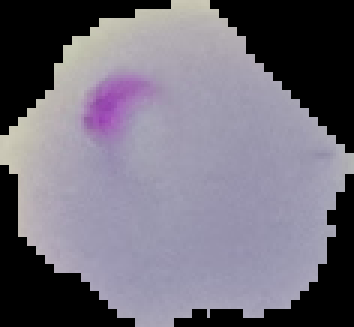
#> input picture train/parasitized.10071.png, 118 x 109 px (shown 3 times larger); its folder holds 4 pictures in this run
$ python train_hog_pca_svm_kernel_linear.py
#> lines starting #> are read from the running program, lines starting #| are printed output that depends on the picture

import os
import cv2
import numpy as np
from sklearn.model_selection import train_test_split
from sklearn.decomposition import PCA
from sklearn.svm import SVC
from sklearn.metrics import accuracy_score, cohen_kappa_score, f1_score, confusion_matrix, recall_score, roc_auc_score
from skimage.feature import hog
import seaborn as sns
import matplotlib.pyplot as plt
import uuid
import random

def extract_hog_features(images):
    hog_features = []
    hog_images = []
    for image in images:
        features, img = hog(image, orientations=9,      # o número de direções angulares distintas para as quais os gradientes são calculados
                              pixels_per_cell=(8, 8),   # tamanho (em pixels) de cada célula na qual a imagem é dividida para calcular o histograma de gradientes orientados
                              cells_per_block=(2, 2),
                              visualize=True)          # índice do eixo do canal na imagem de entrada.
        hog_features.append(features)
        hog_images.append(img)
    return np.array(hog_features), hog_images

def visualize_multiple_hog(images, hog_images, images_to_show=5):
    plt.figure(figsize=(6, images_to_show))

    for i in range(images_to_show):
        # Mostrar imagem original
        plt.subplot(images_to_show, 2, 2 * i + 1)
        plt.imshow(images[i], cmap='gray', vmin=0, vmax=1)
        plt.title(f'Imagem Original {i+1}', fontsize=8)
        plt.axis('off')
        plt.savefig(str(i + 1) + '_hog.png')

        # Mostrar imagem HOG
        plt.subplot(images_to_show, 2, 2 * i + 2)
        plt.imshow(hog_images[i], cmap='gray')
        plt.title(f'Imagem HOG {i+1}', fontsize=8)
        plt.axis('off')
        plt.show()

def predict_and_evaluate(model, X_test, y_test):
    # Inferência
    y_pred = model.predict(X_test)

    # Métricas
    print('Acurácia:', accuracy_score(y_test, y_pred))
    print('F1 score:', f1_score(y_test, y_pred, average='weighted'))
    print('Recall Score:', recall_score(y_test, y_pred))
    print('ROC AUC Score:', roc_auc_score(y_test, y_pred))
    print('Cohen Kappa Score:', cohen_kappa_score(y_test, y_pred))

    # Matriz de confusão
    conf_matrix = confusion_matrix(y_test, y_pred)
    sns.heatmap(conf_matrix, annot=True, fmt='d', cmap="Blues", xticklabels=np.unique(y_test), yticklabels=np.unique(y_test))
    plt.title('Matriz de Confusão')
    plt.xlabel('Predito')
    plt.ylabel('Verdadeiro')
    plt.show()

def train(X_train, y_train):
  model = SVC(kernel='linear')
  model.fit(X_train, y_train)
  return model

def load_images_from_folder(folder, img_size, labels_dict=None, max_images=None, sort=False):
#> called with folder = 'train', img_size = 64, sort = False
    images = []
    labels = []

    file_list = os.listdir(folder)
    # Ordenar os arquivos numericamente (por conta do submission file)
    if sort:
        file_list = sorted(file_list, key=lambda x: int(x.split('.')[0]))

    for filename in file_list:
        if max_images and len(images) >= max_images:
            break
        if filename.endswith(".png"):
            img_path = os.path.join(folder, filename)
            img = cv2.imread(img_path, 1) #1- Color 0 - grayscale
#> img is the input picture: shape (109, 118, 3); mean B, G, R 122.1, 109.4, 113.5
            rgb_img = cv2.cvtColor(img, cv2.COLOR_BGR2GRAY)
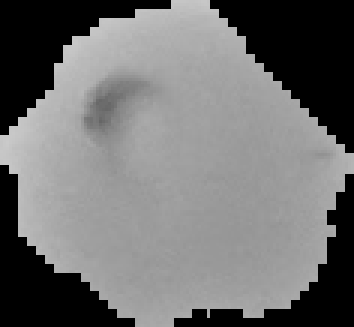
#> rgb_img: shape (109, 118) (shown 3 times larger); min 0, max 202, mean 112
            resized_image = cv2.resize(rgb_img, (img_size, img_size))
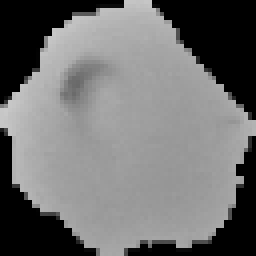
#> resized_image: shape (64, 64) (shown 4 times larger); min 0, max 201, mean 111.9

            img_array = np.array(resized_image)
            images.append(img_array)
            # Etiquetar as imagens: 0 para gato, 1 para cachorro
            if labels_dict:
                labels.append(labels_dict[filename])
            elif 'parasitized' in filename:
                labels.append(0)
            elif 'uninfected' in filename:
                labels.append(1)
#> pass 2 of the loop in load_images_from_folder, `for filename in file_list:`:
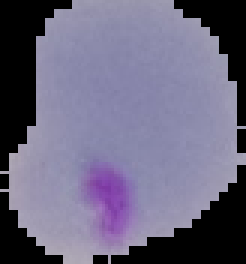
#> input picture train/parasitized.10086.png, 82 x 88 px (shown 3 times larger)
#> in load_images_from_folder, img is the input picture: shape (88, 82, 3); mean B, G, R 126.9, 102.6, 106.6
#> in load_images_from_folder, `rgb_img = cv2.cvtColor(img, cv2.COLOR_BGR2GRAY)`:
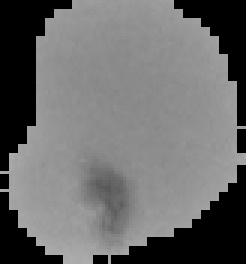
#> rgb_img: shape (88, 82) (shown 3 times larger); min 0, max 173, mean 106.5
#> in load_images_from_folder, `resized_image = cv2.resize(rgb_img, (img_size, img_size))`:
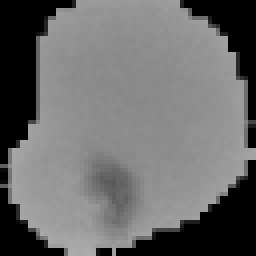
#> resized_image: shape (64, 64) (shown 4 times larger); min 0, max 172, mean 106.6
#> pass 3 of the loop in load_images_from_folder, `for filename in file_list:`:
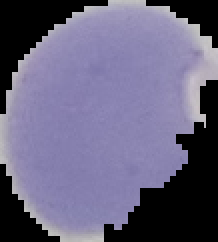
#> input picture train/parasitized.10962.png, 109 x 121 px (shown 2 times larger)
#> in load_images_from_folder, img is the input picture: shape (121, 109, 3); mean B, G, R 126, 98.9, 103.1
#> in load_images_from_folder, `rgb_img = cv2.cvtColor(img, cv2.COLOR_BGR2GRAY)`:
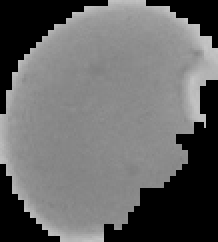
#> rgb_img: shape (121, 109) (shown 2 times larger); min 0, max 198, mean 103.3
#> in load_images_from_folder, `resized_image = cv2.resize(rgb_img, (img_size, img_size))`:
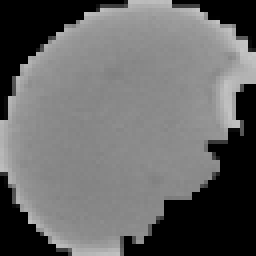
#> resized_image: shape (64, 64) (shown 4 times larger); min 0, max 197, mean 103.1
#> the loop made 4 passes; the first 3 are shown
    return np.array(images), np.array(labels)

train_folder = 'train'
img_size = 64  # Redimensionar imagens para 64x64 pixels

# Carregar imagens de treino
X_train, y_train = load_images_from_folder(train_folder, img_size)

# Para o conjunto de teste, podemos simplesmente carregar as imagens sem etiquetas
# ou usar um conjunto de validação a partir dos dados de treinamento
X_train, X_test, y_train, y_test = train_test_split(X_train, y_train, test_size=0.2, random_state=42)

X_train_hog, train_hog_images = extract_hog_features(X_train)
X_test_hog, _ = extract_hog_features(X_test)

# Exemplo de visualização das primeiras n imagens do conjunto de treinamento
images_to_show = 5
visualize_multiple_hog(X_train, train_hog_images, images_to_show=images_to_show)
#> the loop in visualize_multiple_hog, `for i in range(images_to_show):` made 4 passes
#> pass 1, in visualize_multiple_hog, `plt.savefig(str(i + 1) + '_hog.png')`:
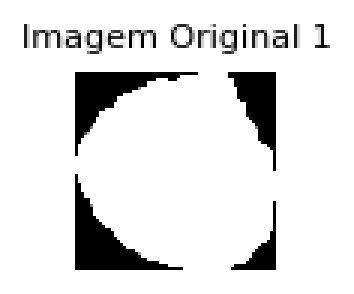
#> figure drawn by matplotlib, 1 panel
#> pass 1, in visualize_multiple_hog, `plt.show()`:
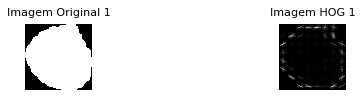
#> figure drawn by matplotlib, 2 panels
#> pass 2, in visualize_multiple_hog, `plt.show()`:
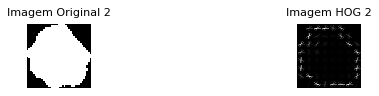
#> figure drawn by matplotlib, 2 panels
#> (the run stopped early here; a loop or call above may not have finished)
